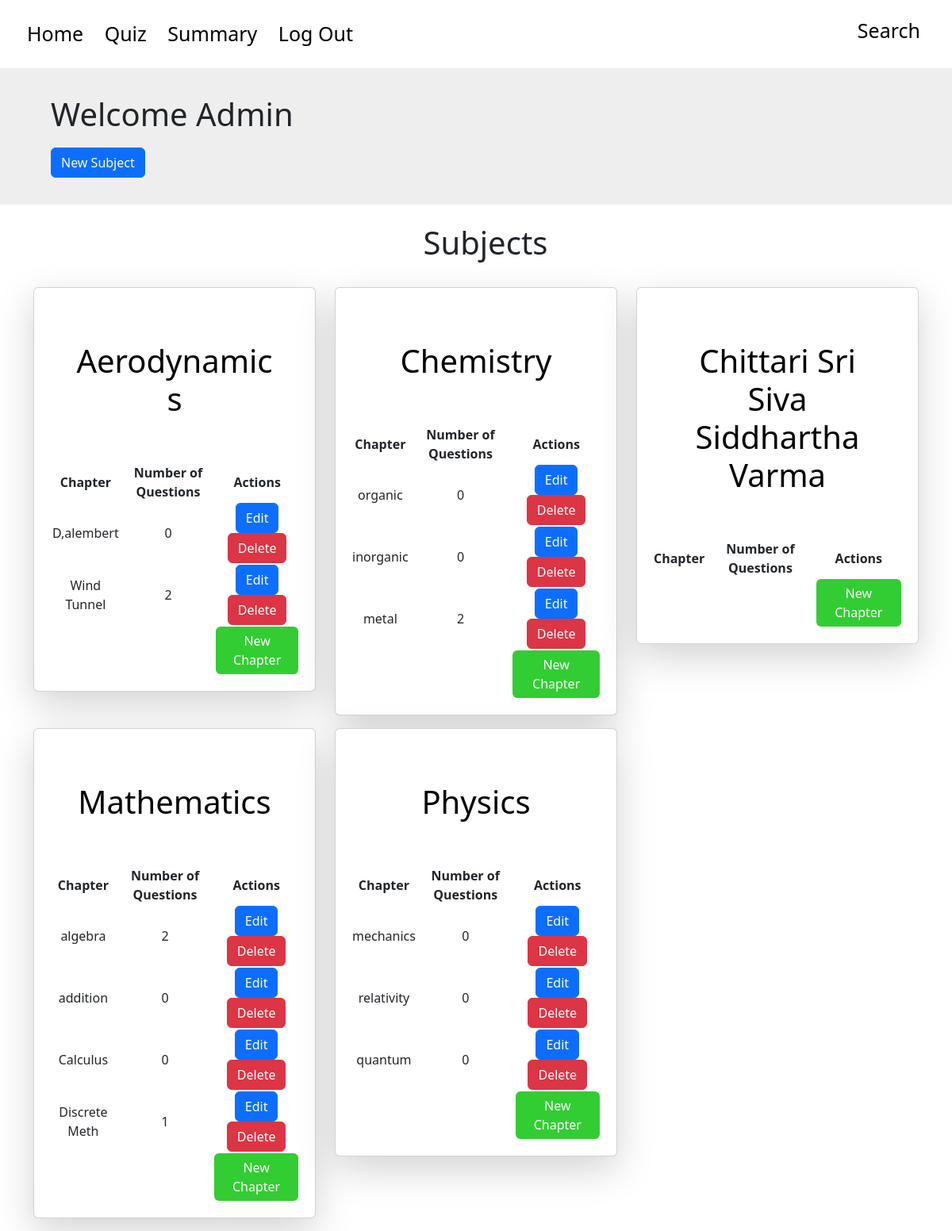
Before: /admin/dashboard with the older database file.
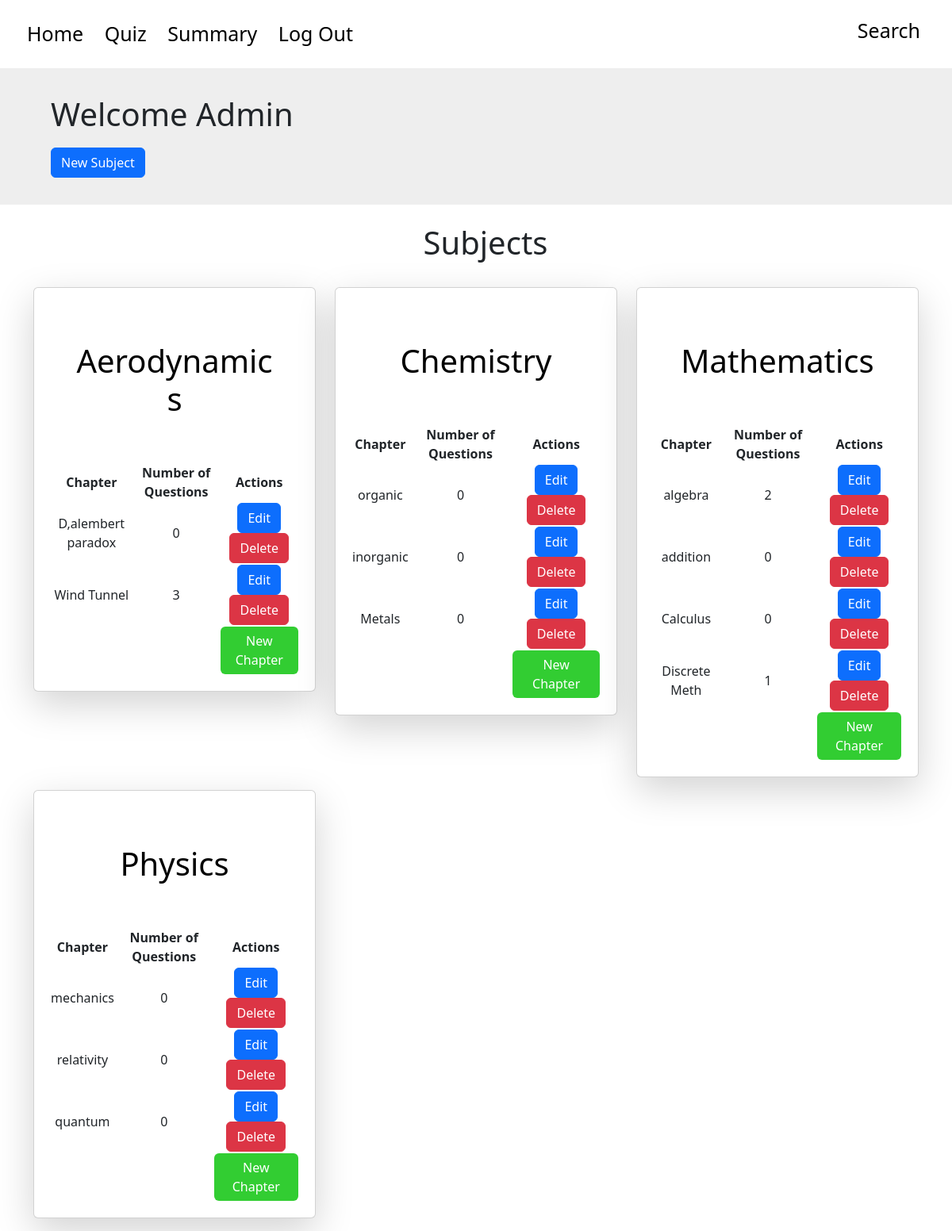
After: the same page with the newer database file.
### tables this page shows
CREATE TABLE subjects ( id INTEGER PRIMARY KEY AUTOINCREMENT, name TEXT NOT NULL UNIQUE, description TEXT );

CREATE TABLE chapters ( id INTEGER PRIMARY KEY AUTOINCREMENT, subject_id INTEGER NOT NULL, name TEXT NOT NULL, description TEXT, FOREIGN KEY(subject_id) REFERENCES subjects(id) ON DELETE CASCADE );

### app.py (the view)
@app.route('/admin/dashboard', methods=['GET','POST'])
def admin_dashboard():
    subjects = []
    conn = sqlite3.connect("app.db")
    cursor = conn.cursor()
    cursor.execute("SELECT id, name FROM subjects")
    rows = cursor.fetchall()
    print(rows)
    for row in rows:
        subjects.append({ 'id': row[0], 'name': row[1], 'chapters': []})
    for i in range(len(subjects)):
        chapters = []
        cursor.execute("SELECT id, name FROM chapters WHERE subject_id = ?", (subjects[i]['id'],))
        db_chapters = cursor.fetchall()
        for chapter in db_chapters:
            cursor.execute("SELECT COUNT(*) FROM questions where chapter_id = ?", (chapter[0],))
            noq = cursor.fetchall()
            chapters.append({'id': chapter[0], 'name': chapter[1], 'noq': noq[0][0]})
        subjects[i]['chapters'] = chapters
    conn.close()
    return render_template('admin_dashboard.html', subjects=subjects)

### templates/admin_dashboard.html (shortened to what this page needs)
<!DOCTYPE html>
<html lang="en">
<head>
    <link href="https://cdn.jsdelivr.net/npm/bootstrap@5.3.0/dist/css/bootstrap.min.css" rel="stylesheet">
</head>
<header class="container p-4 vh-20 vw-100" style="font-size: 25px; text-align: left; margin-left:0px;">
    <div>
        <a href='/admin/dashboard'>
            Home
        </a>
        <a href="/admin/quiz">
            Quiz
        </a>
        <a href="/admin/summary">
            Summary
        </a>
        <a href="/admin/logout">
            Log Out
        </a>
        <div style="position: absolute; right: 0; top: 0; padding-top: 20px; padding-right: 30px">
            <a href="/admin/search">Search</a>
        </div>
    </div>
</header>
<body>
    <div class="container-lg p-4 vh-20 vw-100" style="background-color: #EEE; max-width:100%">
        <h1 style="padding-left: 40px; padding-top: 10px;">Welcome Admin</h1>
        <div style="padding-left: 40px; padding-top: 10px; padding-bottom: 10px">
            <a href="{{ url_for('new_subject')}}"class="btn btn-primary">New Subject</a>
        </div>
    </div>
    <div class="container vw-100"  style="text-align:center">
        <div class="container vw-100 p-4" style="text-align: center;">
            <h1>Subjects</h1>
        </div>
        <div class="row">
            {% for subject in subjects %}
            <div class="col-lg-4 col-md-6 col-sm-12 mb-3">
                <div class="card p-1 shadow-lg ">
                    <div class="card-body">
                        <div class="p-4">
                            <a href="{{ url_for('edit_subject', subject_id = subject['id']) }}">
                                <h1 class="text-center">
                                    {{ subject['name'] }}
                                </h1>
                            </a>
                        </div>
                        <table>
                            <tr>
                                <th>Chapter</th>
                                <th>Number of Questions</th>
                                <th> Actions </th>
                            </tr>
                            {% for chapter in subject['chapters'] %}
                            <tr>
                                <td>{{ chapter['name'] }}</td>
                                <td>{{ chapter['noq'] }}</td>
                                <td inline>
                                    <a href="{{ url_for('edit_chapter', subject_id = subject['id'], chapter_id = chapter['id']) }}" class="btn btn-primary" id="{{ subject['name'] + chapter['name']}}+Edit">
                                        Edit
                                    </a>
                                    <a href="{{ url_for('delete_chapter', subject_id = subject['id'], chapter_id = chapter['id']) }}" class="btn btn-danger">
                                        Delete
                                    </a>
                                </td>
                            </tr>
                            {% endfor %}
                            <tr class="p-4">
                                <td></td>
                                <td></td>
                                <td class="actions">
                                    <a href="{{ url_for('new_chapter', subject_id = subject['id']) }}" class = "btn btn-primary" style="background-color: limegreen; border: limegreen;">
                                        New Chapter
                                    </a>
                                </td>
                            </tr>
                        </table>
                    </div>
                </div>
            </div>
            {% endfor %}
        </div>
    </div>
</body>

### templates/admin_dashboard.html (style rules this page uses)
a { color: #000; text-decoration: none; padding-left: 10px; padding-right: 10px; }

Changed rows visible on the page:
removed chapters: name "metal", noq "2", shown under subjects "Chemistry"
removed subjects: name "Chittari Sri Siva Siddhartha Varma"
changed chapters: name "D,alembert" → "D,alembert paradox"
computed for chapters "Wind Tunnel": noq "2" → "3"
added chapters: name "Metals", noq "0", shown under subjects "Chemistry"
